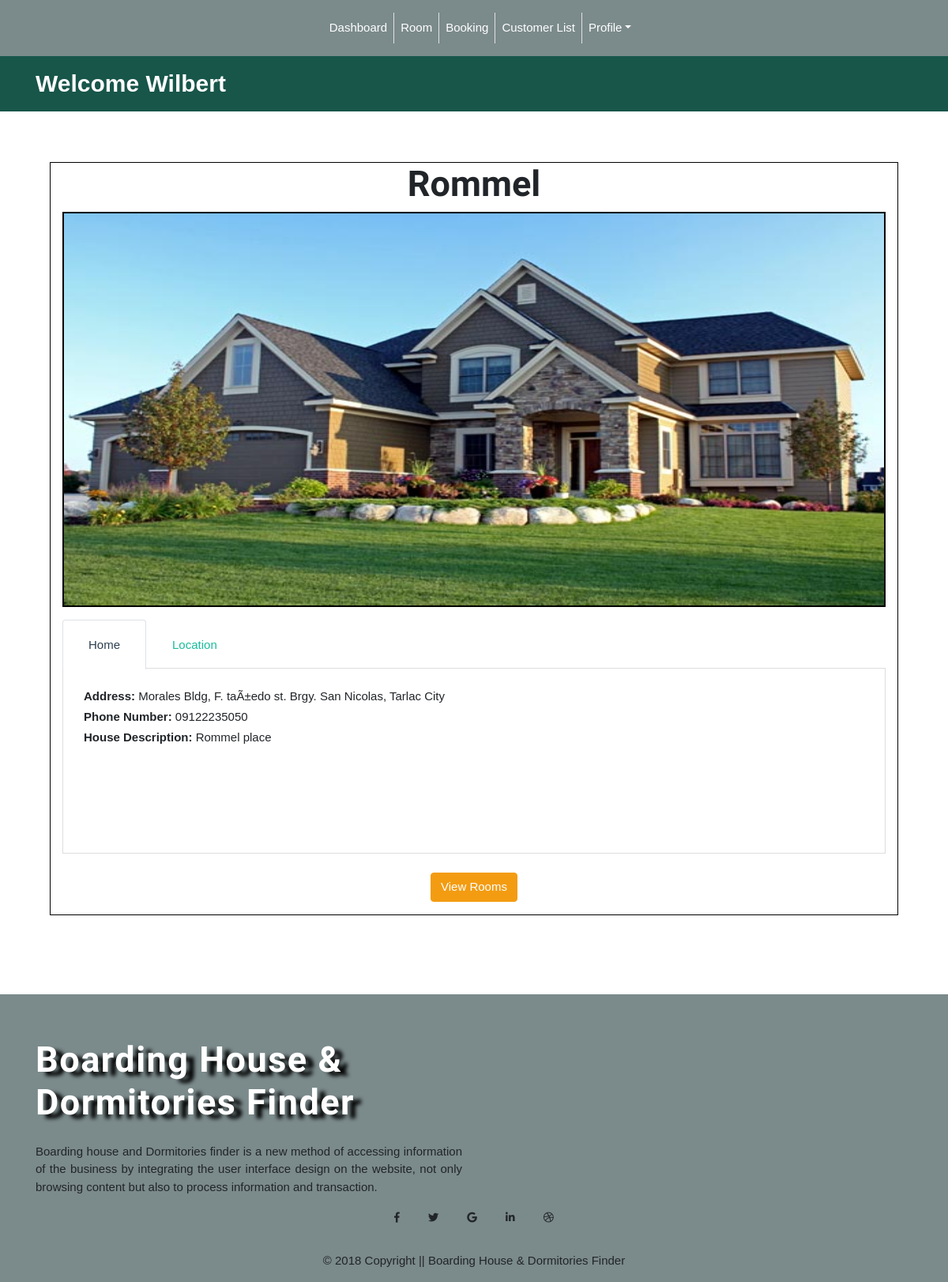
Page /view_house.php?id=20180002 (signed in) on the committed database.
### tables this page shows
CREATE TABLE IF NOT EXISTS `houses` (
  `house_id` int(11) NOT NULL,
  `user_id` int(11) NOT NULL,
  `house_category_id` int(11) NOT NULL,
  `house_name` varchar(255) NOT NULL,
  `house_address` varchar(255) NOT NULL,
  `house_phone_number` text NOT NULL,
  `house_number_room` text NOT NULL,
  `house_picture` text NOT NULL,
  `house_blpp` text NOT NULL,
  `house_business_no` varchar(100) NOT NULL,
  `house_description` text NOT NULL,
  `house_status` int(11) NOT NULL,
  `updated_date` varchar(100) NOT NULL,
  `created_date` varchar(100) NOT NULL
);

### view_house.php (the view, shortened to what this page needs)
<?php
	function display_content(){
		require 'condb.php';
		$house_id = $_GET['id'];
		$house = "SELECT * FROM houses WHERE house_id = '$house_id'";
		$house_results = mysqli_query($conn, $house);
		$house_row = mysqli_fetch_assoc($house_results);
		extract($house_row);
		?>
		<div class="house-view-container mb-5 pb-1">
			<div class="container mt-3 p-5">
				<div class="row border-house-view">
					<div class="col-sm-12">
					<h3 class="text-center house-name"><?php echo $house_name?></h3>
					</div>
					<div class="col-sm-12">
						<div class="img-container house_picture">
						<img src="owner/<?php echo $house_picture; ?>" class="house_picture" alt="<?php echo $house_name;?>">
						</div>
					</div>
					<div class="col-sm-12 mt-3">
						<ul class="nav nav-tabs" id="myTab" role="tablist">
						  <li class="nav-item">
						    <a class="nav-link active" id="about-tab" data-toggle="tab" href="#about" role="tab" aria-controls="about" aria-selected="true">Home</a>
						  </li>
						  <li class="nav-item">
						    <a class="nav-link" id="location-tab" data-toggle="tab" href="#location" role="tab" aria-controls="location" aria-selected="false">Location</a>
						  </li>
						</ul>
						<div class="tab-content" id="myTabContent">
						  <div class="tab-pane fade show active" id="about" role="tabpanel" aria-labelledby="about-tab">
						  <div class="row p-3">
						  	<div class="col-sm-6">
						  		<h6><span class="about-house-view">Address:</span> <span id="loc"><?php
						  		echo $house_address;
						  		?></span></h6>
						  		<h6><span class="about-house-view">Phone Number:</span> <?php echo $house_phone_number; ?></h6>
						  		<h6><span class="about-house-view">House Description: </span> <?php
						  		echo $house_description;
						  		?>
						  		</h6>
						  	</div>
						  </div>
						  </div>
						</div>
					</div>
					<div class="col-sm-12 text-center mb-3 mt-4">
						<form method="POST" action="show_room.php?id=<?php echo $house_id?>">
							<button class="btn btn-warning" type="submit">View Rooms</button>
						</form>
					</div>
				</div>
			</div>
		</div>
		<?php
	}
	require "template.php";
?>

### assets/css/style.css (style rules this page uses)
* { margin: 0; padding: 0; box-sizing: border-box; }
html,body { font-family: 'Moserrat', sans-serif; }
div.house-view-container { min-height: 750px; }
img.house_picture { width: 100%; height: 500px; background: no-repeat; border: 2px solid #000; }
h3.house-name { font-family: 'Francois One', sans-serif; font-weight: bold; font-size: 3em; }
.about-house-view { font-weight: bold; }
.border-house-view { border: 1px solid #000; padding: 0; }
.nav.nav-tabs li a, .nav.nav-tabs li.active > a:hover, .nav.nav-tabs li.active > a:active, .nav.nav-tabs li.active > a:focus { border-bottom-width: 0px; outline: none; }
.nav.nav-tabs li a { padding-top: 20px; padding-bottom: 20px; }
.tab-pane { background: #fff; padding: 10px; border: 1px solid #ddd; margin-top: -1px; min-height: 235px; }

### rows in the picture
houses: house_name "Rommel", house_picture (picture), house_address "Morales Bldg, F. taÃ±edo st. Brgy. San Nicolas, Tarlac City", house_phone_number "09122235050", house_description "Rommel place"

### other values in the picture
$_SESSION['fname'] "Wilbert"
